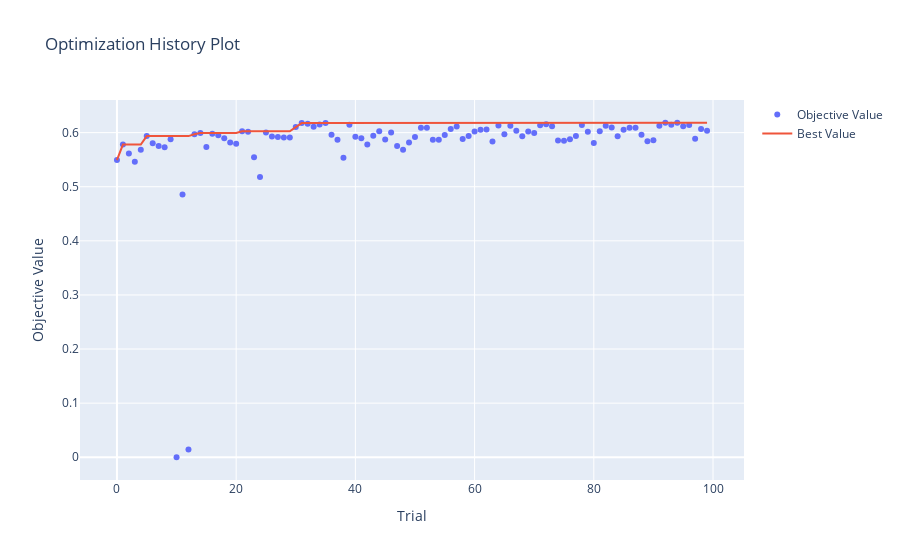

The cell this chart's notebook holds for it:
### Markdown cell above
A continuación se encuentra el historial de valores obtenidos a lo largo de las 100 iteraciones, mostrando que el valor máximo de `F1 score` crece lentamente a lo largo del proceso.

### Code cell
optuna.visualization.plot_optimization_history(study_lgbm)
